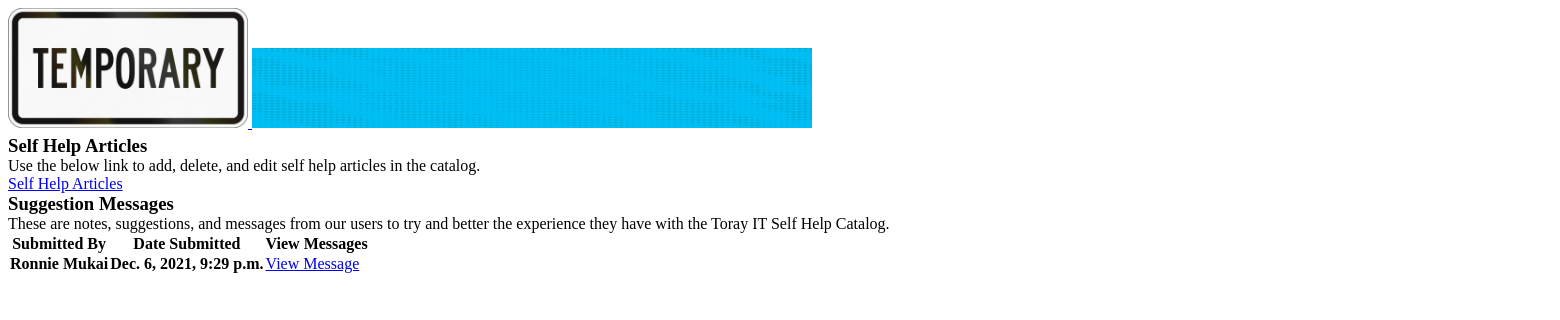
Before: /admin_page with the older database file.
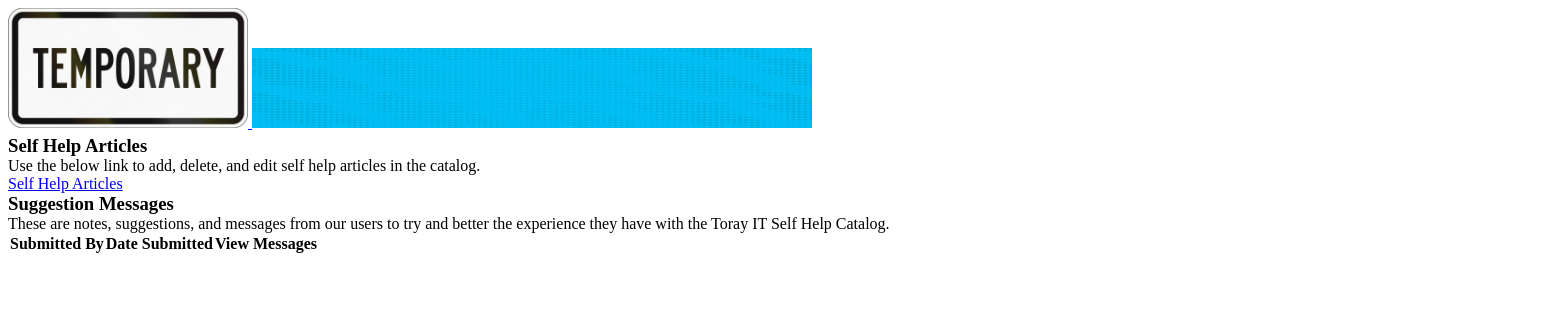
After: the same page with the newer database file.
### catalog_application/models.py (models this page shows)
class SuggestionMessage(models.Model):
    submitted_by = models.CharField(max_length=50)
    message = models.CharField(max_length=1000)
    created_at = models.DateTimeField(auto_now_add=True)
    updated_at = models.DateTimeField(auto_now=True)
    objects = SuggestionMessageManager()

### catalog_application/views.py (the view)
# urls.py: path('admin_page', views.admin_page),
def admin_page(request):
    context = {
        'suggestion_messages': SuggestionMessage.objects.all()
    }
    return render(request, 'admin_page.html', context)

### catalog_application/templates/admin_page.html (shortened to what this page needs)
{% load static %}
<!DOCTYPE html>
<html lang="en">
    <head>
        <link rel="stylesheet" href="{% static 'css\admin_page.css' %}" />
    </head>
    <body>
        <div id="wrapper">
            <div class="header">
                <a href="TBD">
                    <img
                        class="logo"
                        src="{% static 'images\temp_image.jpeg' %}"
                    />
                </a>
                <img
                    class="banner"
                    src="{% static 'images\temp_banner.jpg' %}"
                />
            </div>
            <div class="main_content">
                <div class="self_help_article_section">
                    <h3>Self Help Articles</h3>
                    <p>Use the below link to add, delete, and edit self help articles in the catalog.</p>
                    <a href="/admin_page/all_self_help_articles">Self Help Articles</a>
                </div>
            </div>
            <div class="suggestion_message_section">
                <h3>Suggestion Messages</h3>
                <p>These are notes, suggestions, and messages from our users to try and better the experience they have with the Toray IT Self Help Catalog.</p>
                <div class="suggestion_messages">
                    <table class="suggestion_messages">
                        <thead class="column_names">
                            <tr>
                                <th>Submitted By</th>
                                <th>Date Submitted</th>
                                <th>View Messages</th>
                            </tr>
                        </thead>
                        {% for message in suggestion_messages %}
                        <tbody>
                            <tr>
                                <th>{{ message.submitted_by }}</th>
                                <th>{{ message.created_at }}</th>
                                <td>
                                    <a
                                        href="/admin_page/{{ message.id }}/view_suggestion_message"
                                        >View Message</a
                                    >
                                </td>
                            </tr>
                        </tbody>
                        {% endfor %}
                    </table>
                </div>
            </div>
    </body>
</html>

Changed rows visible on the page:
removed SuggestionMessage: submitted_by "Ronnie Mukai", created_at "Dec. 6, 2021, 9:29 p.m."
